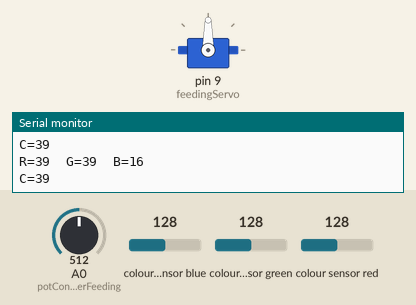
Recording of a sketch running on a simulated Arduino Uno, built with avr-gcc and run on an emulated ATmega328P. On the bench: servo, the last lines printed to the serial monitor. Wiring (inferred from the names in the program): TCS3200 colour sensor: output pin 6; S2 pin 4; S3 pin 5; S0 pin 2; S1 pin 3. Inputs (shaded band) come from the test bench; at power-on: A0 (potControllerFeeding) = 512, colour sensor blue 128, colour sensor green 128, colour sensor red 128.

Above: at 1.2 s.
1.3 s: A0 (potControllerFeeding) set to 716
At 2.6 s:
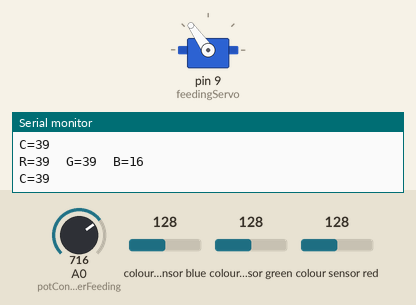
2.9 s: A0 (potControllerFeeding) set to 992
At 4.2 s:
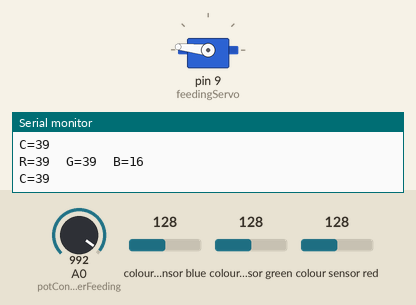
4.5 s: A0 (potControllerFeeding) set to 306
At 5.8 s:
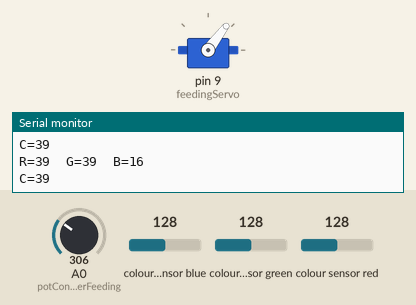
6.1 s: A0 (potControllerFeeding) set to 30
At 7.5 s:
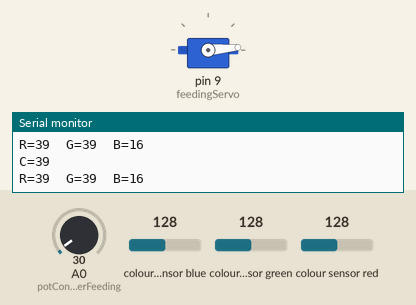
Timing chart, 0 to 8.7 s (numbered marks = the images above; inputs shaded):
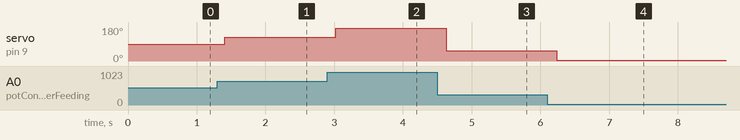

Measured:
- after the input at 1.3 s, servo on pin 9 (feedingServo): 90° → 125° after 0.11 s
- after the input at 2.9 s, servo on pin 9 (feedingServo): 125° → 174° after 0.12 s
- after the input at 4.5 s, servo on pin 9 (feedingServo): 174° → 53° after 0.13 s
- after the input at 6.1 s, servo on pin 9 (feedingServo): 53° → 5° after 0.14 s

The sketch:

TCS3200_Calibration.ino
```cpp
 /*A program to "calibrate the values
 * of the TCS3200 Color Sensor
 *
 * Use this with an excel file to know an estimative of values.
 *
 * This will use as a function on the Color Sorting Machine
 *
 *
 *  Inspired from the code made by Dejan Nedelkovski
    https://www.youtube.com/user/DejanNedelkovski
 */
#include<Servo.h>

 //Define the pins of the color sensor
#define s0 2 //S0 pin of the sensor on Arduino pin#2
#define s1 3 //S1 pin of the sensor on Arduino pin#3
#define s2 4 //S2 pin of the sensor on Arduino pin#4
#define s3 5 //S3 pin of the sensor on Arduino pin#5
#define sensorOut 6 //Output pin of the sensor on Arduino pin#6


//Variable to save the data coming from the sensorOut
int frequency = 0;

// Variable to save the color
byte identifiedColor = 0;

//We can attach a Servo to help us feeding the parts if need
Servo feedingServo;

//Potentiometer to use a Servo if need
byte potControllerFeeding = A0;

void setup(){
  Serial.begin(9600);
  pinMode (s0, OUTPUT);
  pinMode (s1, OUTPUT);
  pinMode (s2, OUTPUT);
  pinMode (s3, OUTPUT);
  pinMode (sensorOut, INPUT);

 // Setting frequency-scaling to 100%
  digitalWrite(s0, HIGH);
  digitalWrite(s1, HIGH);

 //Attaching the Servo
  feedingServo.attach (9);


}

void loop(){

//Where we are going to save the analog read
  int feedingServoPosition = analogRead(potControllerFeeding);

//Map the analog read (255) to convert it to degrees (180)
  int mappedFeeder = map(feedingServoPosition, 0, 1023, 0, 180);

//Write the readed degrees on the Servos
  feedingServo.write(mappedFeeder);

/******Begin the sequence for the Colors******
 *
 */

      //---Read RED values... S2 LOW - S3 LOW---
    digitalWrite(s2, LOW);
    digitalWrite(s3, LOW);
    frequency = pulseIn(sensorOut, LOW);

    int redValue = frequency;

    Serial.print("R=");
    Serial.print(redValue);
    Serial.print("  ");

    delay(50);

    //---Read Green values ... S2 LOW - S3 HIGH---
    digitalWrite(s2, LOW);
    digitalWrite(s3, HIGH);
    frequency = pulseIn(sensorOut, LOW);

    int greenValue = frequency;

    Serial.print("G=");
    Serial.print(greenValue);
    Serial.print("  ");

    delay(50);


    //---Read Blue values ... S2 HIGH - S3 LOW---
    digitalWrite(s2, HIGH);
    digitalWrite(s3, LOW);
    frequency = pulseIn(sensorOut, LOW);

    int blueValue = frequency ;

    Serial.print("B=");
    Serial.print(blueValue);
    Serial.println("  ");

    delay(50);

   //---Read Clear values ... S2 HIGH - S3 HIGH---
  digitalWrite(s2, HIGH);
  digitalWrite(s3, HIGH);
  frequency = pulseIn(sensorOut, LOW);

  int clearValue = frequency ;

  Serial.print("C=");
  Serial.print(clearValue);
  Serial.println("  ");

  delay(50);


}//Close Loop
```
